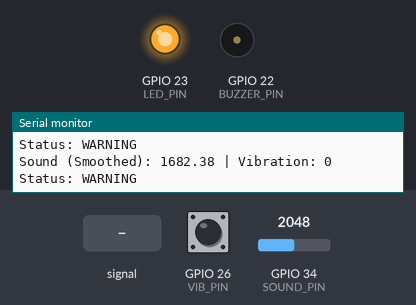
Bench run of a sketch on a simulated ESP32. Parts: output pins drawn as LEDs (lit = HIGH), buzzer (waves = sounding, pin HIGH), the last lines printed to the serial monitor. Inputs (shaded band) come from the test bench; at power-on: GPIO 34 (SOUND_PIN) = 2048, GPIO 26 (VIB_PIN) HIGH.

Above: at 1.7 s.
1.8 s: GPIO 34 (SOUND_PIN) set to 3423
4.8 s: GPIO 34 (SOUND_PIN) set to 3528
6.5 s: GPIO 34 (SOUND_PIN) set to 2960
9.5 s: GPIO 34 (SOUND_PIN) fed a 1000 Hz sine of ±1023 counts around its level
At 10.4 s:
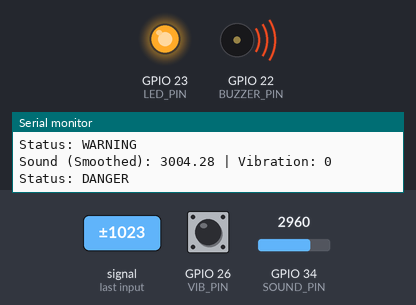
12.5 s: GPIO 26 (VIB_PIN) pulled LOW for 3.2 s
17.2 s: GPIO 34 (SOUND_PIN) set to 2866
At 17.9 s:
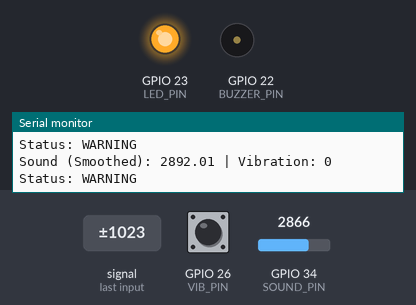
Timing chart, 0 to 19.7 s (numbered marks = the images above; inputs shaded):
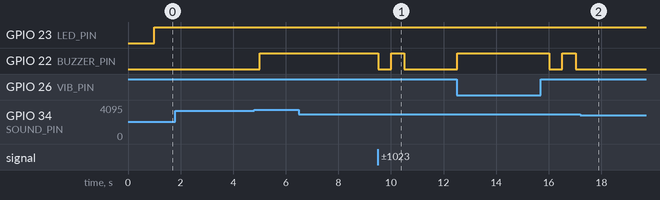

Measured:
- after the input at 9.5 s, GPIO 22 (BUZZER_PIN): HIGH → LOW after 0.01 s instead of 1.0 s
- after the input at 17.2 s, GPIO 22 (BUZZER_PIN): stays LOW (without the input it goes to HIGH after 1.8 s)

The sketch:

sketch.ino
```cpp
#define SOUND_PIN 34
#define VIB_PIN 26
#define LED_PIN 23
#define BUZZER_PIN 22

int soundValue;
int vibrationValue;

// Advanced Features: Adaptive Thresholds & Smoothing
float smoothedSound = 0;
float adaptiveWarnThresh = 1500;
float adaptiveDangerThresh = 3000;

// Advanced Feature: Event Logging
struct LoggedEvent {
  unsigned long time;
  int state; // 0=Norm, 1=Warn, 2=Danger
  float sound;
};
LoggedEvent eventBuffer[5];
int bufferIndex = 0;

void setup() {
  Serial.begin(115200);

  pinMode(VIB_PIN, INPUT_PULLUP);
  pinMode(LED_PIN, OUTPUT);
  pinMode(BUZZER_PIN, OUTPUT);

  // Baseline calibration
  for(int i=0; i<10; i++) {
    smoothedSound = 0.9 * smoothedSound + 0.1 * analogRead(SOUND_PIN);
    delay(50);
  }
}

void logEvent(int state, float snd) {
  eventBuffer[bufferIndex] = {millis(), state, snd};
  bufferIndex = (bufferIndex + 1) % 5;
}

void loop() {
  // Read inputs
  soundValue = analogRead(SOUND_PIN);
  vibrationValue = !digitalRead(VIB_PIN); // Inverted: pull-up means LOW when pressed

  // Exponential Smoothing for Prediction
  smoothedSound = 0.8 * smoothedSound + 0.2 * soundValue;

  // Very slow environmental adaptive drift
  adaptiveWarnThresh = 0.999 * adaptiveWarnThresh + 0.001 * (smoothedSound + 1500);

  Serial.print("Sound (Smoothed): ");
  Serial.print(smoothedSound);
  Serial.print(" | Vibration: ");
  Serial.println(vibrationValue);

  // --- Smart Classification (TinyML-like Logic integration) ---
  int currentState = 0;

  if (smoothedSound < adaptiveWarnThresh && vibrationValue == LOW) {
    // NORMAL
    digitalWrite(LED_PIN, LOW);
    digitalWrite(BUZZER_PIN, LOW);
    Serial.println("Status: NORMAL");
    currentState = 0;

  } else if (smoothedSound >= adaptiveWarnThresh && smoothedSound < adaptiveDangerThresh && vibrationValue == LOW) {
    // WARNING
    digitalWrite(LED_PIN, HIGH);
    digitalWrite(BUZZER_PIN, LOW);
    Serial.println("Status: WARNING");
    currentState = 1;
    logEvent(1, smoothedSound);

  } else if (smoothedSound >= adaptiveDangerThresh || vibrationValue == HIGH) {
    // DANGER
    digitalWrite(LED_PIN, HIGH);
    digitalWrite(BUZZER_PIN, HIGH);
    Serial.println("Status: DANGER");
    currentState = 2;
    logEvent(2, smoothedSound);
  }

  delay(500);
}
```
